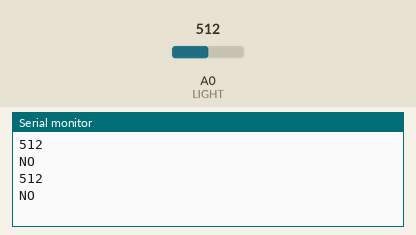
This sketch was run on a simulated Arduino Uno, built with avr-gcc and run on an emulated ATmega328P. Parts: the last lines printed to the serial monitor. The test bench sets the inputs (shaded band); at power-on: A0 (LIGHT) = 512.

Above: at 2.8 s.
2.9 s: A0 (LIGHT) set to 688
At 4.8 s:
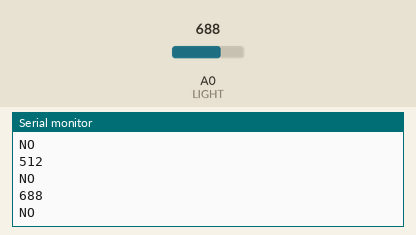
5.6 s: A0 (LIGHT) set to 712
At 6.4 s:
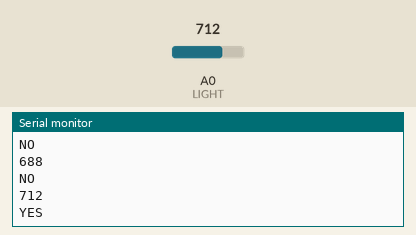
Timing chart, 0 to 8.6 s (numbered marks = the images above; inputs shaded):
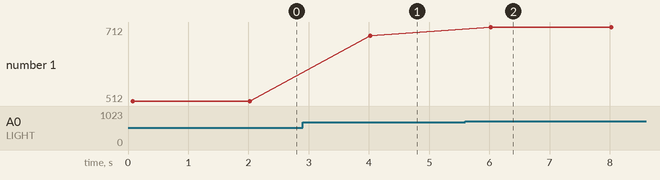

Measured:
- the behaviour switches between 700 and 701 on A0 (LIGHT) (found by bisection; images 1 and 2)
- after the input at 2.9 s, the serial monitor: prints a new line after 1.1 s (image 1)
- after the input at 5.6 s, the serial monitor: prints a new line after 0.42 s (image 2)
- plotted number 1: 512 → 688 after the input at 2.9 s, 688 → 712 after the input at 5.6 s

The sketch:

Master_AnhSang.ino
```cpp
// Connect the HC-05 and communicate using the serial monitor
// When first powered on. you need to manually enter AT mode
// The default baud rate for AT mode is 38400
#include <SoftwareSerial.h>
int count0 = 0;
int count1 = 0;
SoftwareSerial BTSerial(10, 11); // RX | TX
// Connect the HC-05 TX to Arduino pin 10
// Connect the HC-05 RX to Arduino pin 11
int val = 0;
int LIGHT = 0;

void setup() {
  Serial.begin(9600);
  Serial.println("Arduino is ready:");
  Serial.println("Remember to select Both BL & CR in the serial monitor");
  BTSerial.begin(9600); // HC-05 default speed in AT command
}

void loop() {
  val = analogRead(LIGHT);
  Serial.println(val);
  if (val > 700) {
    Serial.println("YES");
    BTSerial.write("1");
    delay(2000);
  }
  else{
    Serial.println("NO");
    BTSerial.write("0");
    delay(2000);
  }


}
```
